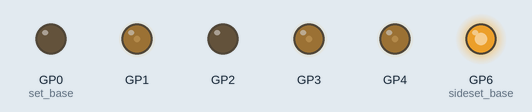
This program was run on a simulated Raspberry Pi Pico running MicroPython. Shown: output pins drawn as LEDs (lit = HIGH). At 0.1 s the program stops and its outputs stay as they are.

Above: at 0.1 s.
Timing chart, 0 to 1.6 s (numbered marks = the images above):
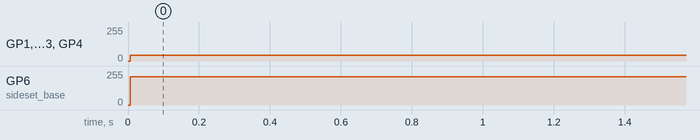

Measured:
- by itself, GP1, GP3, GP4: 0/255 → 43/255 at 0.01 s
- by itself, GP6 (sideset_base): 0/255 → 213/255 at 0.01 s

The program:

demo_pio_set.py
```python
# Introductory demonstration of PIO
#
# Description: Use the set instruction to flash the on-board led

import machine

# the pico specific libraries needed for PIO

from rp2 import PIO, StateMachine, asm_pio

# @asm_pio decorator compiles a function to PIO assembly language.
# The set_init configures and initializes pins for set instruction.
# Options are:
#     PIO.IN_HIGH
#     PIO.IN_LOW
#     PIO.OUT_HIGH
#     PIO.OUT_LOW
# Here we configure one pin for use as an output pin.

# Each PIO block can store up 32 instructions shared by four state machines.

# Set instruction: set(destination, data)
#     destination can be
#          pins
#          pindirs: 0 ==> input, 1 ==> output
#          x: scratch register
#          y: scratch register
#     data is an integer between 0 and 31

@asm_pio(set_init = (PIO.OUT_LOW,) * 5,
         sideset_init=PIO.OUT_LOW)
def square_wave():
    set(pins, 26) .side(0)
    set(pins, 0) .side(1)  [4]

# Initialize a state machine.

sm = StateMachine(0,                           # state machine 0 - 7
                  square_wave,                 # PIO function
                  freq=2000,               # PIO frequency
                  set_base=machine.Pin(0),     # set base for set instruction
                  sideset_base=machine.Pin(6)) # set base for sideset

# activate
sm.active(1)
```
